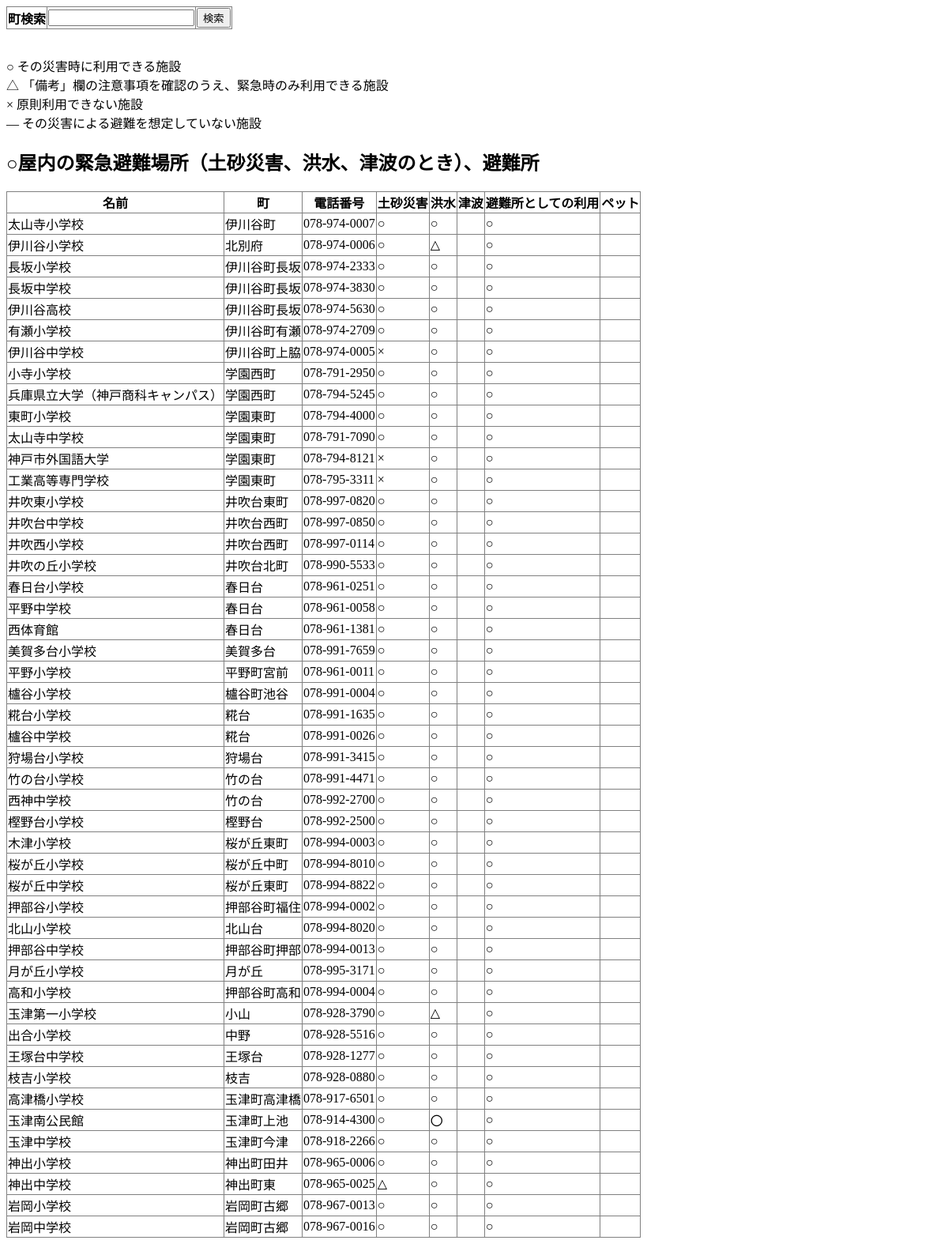
Before: /HTML/src/nisiku.php with the older database file.
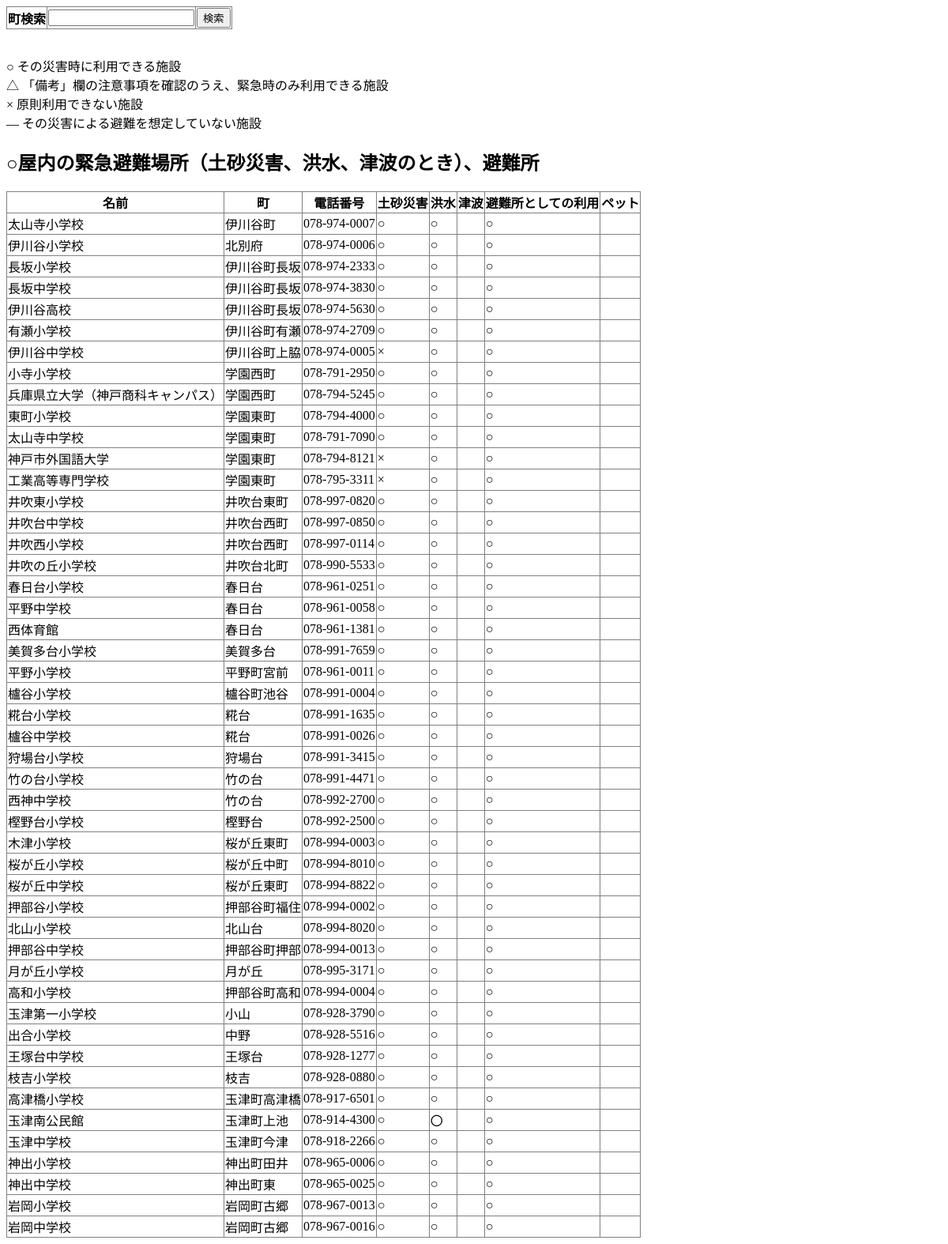
After: the same page with the newer database file.
### tables this page shows
CREATE TABLE `nisiku_items0` (
  `name` varchar(50) NOT NULL,
  `town` varchar(50) NOT NULL,
  `telephone` varchar(50) NOT NULL,
  `dosha` varchar(10) NOT NULL,
  `kouzui` varchar(10) NOT NULL,
  `tunami` varchar(10) NOT NULL,
  `Shelter` varchar(10) NOT NULL,
  `petto` varchar(10) NOT NULL
);

### HTML/src/nisiku.php (the view, shortened to what this page needs)
<?php
$dsn='mysql:dbname=seisaku;host=localhost;charset=utf8';
$user='root';
$password='';
$dbh=new PDO($dsn,$user,$password);
$dbh->setAttribute(PDO::ATTR_ERRMODE,PDO::ERRMODE_EXCEPTION);
if (isset($_POST["search"])) {
$search_town = $_POST["search_town"];
$sql_items = "SELECT * FROM nisiku_items0 WHERE town LIKE '%{$search_town}%'";
$rec_items = $dbh->prepare($sql_items);
$rec_items->execute();
$rec_list_items = $rec_items->fetchAll(PDO::FETCH_ASSOC);
} else {
$sql_items = 'SELECT * FROM nisiku_items0 WHERE 1';
$rec_items = $dbh->prepare($sql_items);
$rec_items->execute();
$rec_list_items = $rec_items->fetchAll(PDO::FETCH_ASSOC);
}
?>
<!DOCTYPE html>
<html>
<head>
</head>
<body>
<form action="nisiku.php" method="POST">
<table border="1" style="border-collapse: collapse">
<tr>
<th>町検索</th>
<td><input type="text" name="search_town" value="<?php if (!empty($_POST['search_town'])) { echo $_POST['search_town']; } ?>"></td>
<td><input type="submit" name="search" value="検索"></td>
</tr>
</table>
</form>
<br />
<p>○ その災害時に利用できる施設<br>
△ 「備考」欄の注意事項を確認のうえ、緊急時のみ利用できる施設<br>
× 原則利用できない施設<br>
― その災害による避難を想定していない施設<br></p>
<h2>○屋内の緊急避難場所（土砂災害、洪水、津波のとき）、避難所</h2>
<table border="1" style="border-collapse: collapse">
<tr>
<th>名前</th>
<th>町</th>
<th>電話番号</th>
<th>土砂災害</th>
<th>洪水</th>
<th>津波</th>
<th>避難所としての利用</th>
<th>ペット</th>
</tr>
<?php foreach ($rec_list_items as $rec) { ?>
<tr>
<td><?php echo $rec['name'];?></td>
<td><?php echo $rec['town'];?></td>
<td><?php echo $rec['telephone'];?></td>
<td><?php echo $rec['dosha'];?></td>
<td><?php echo $rec['kouzui'];?></td>
<td><?php echo $rec['tunami1'];?></td>
<td><?php echo $rec['Shelter'];?></td>
<td><?php echo $rec['petto1'];?></td>
</tr>
<?php } ?>
</table>
</body>
</html>

Changed rows visible on the page:
changed nisiku_items0 "伊川谷小学校": kouzui "△" → "○"
changed nisiku_items0 "玉津第一小学校": kouzui "△" → "○"
changed nisiku_items0 "神出中学校": dosha "△" → "○"
